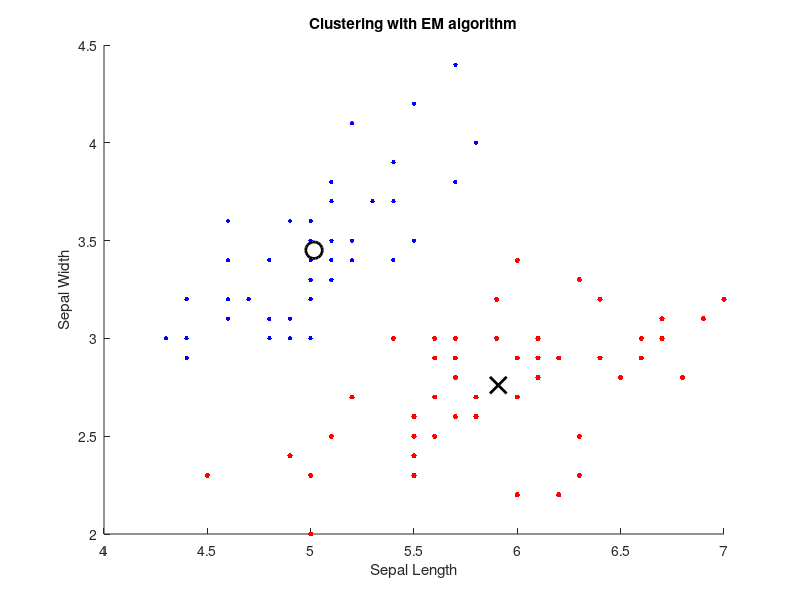

This chart was generated by the following MATLAB code:
%%%%%%%%%%%%%%%%%%%%%%%%%%%%%%%%%%%%%%%%%%%%%%%%%%%%%%%%%%%%%%%%%%%%%%%%%%%%%%%
% Lauren Howard - W1287305
% COEN 240 - Coding Assignment 6
% em.m

% This script performs EM clustering on simple_iris_dataset.dat
%%%%%%%%%%%%%%%%%%%%%%%%%%%%%%%%%%%%%%%%%%%%%%%%%%%%%%%%%%%%%%%%%%%%%%%%%%%%%%%

clear all; close all;

% X is the dataset size 100x2
%   Column 1: sepal length
%   Column 2: sepal width
X = dlmread('simple_iris_dataset.dat');  % Size=100x2
N = length(X);  % N=100

% Initialization - take 2 random samples from data set
u1 = X(randi([1,N]),:);
u2 = X(randi([1,N]),:);

cov1 = cov(X);
cov2 = cov(X);

prior1 = 0.5;
prior2 = 0.5;

M1 = repmat(u1, N, 1);
M2 = repmat(u2, N, 1);

XM1 = X-M1;
XM2 = X-M2;

% W1 and W2 are vectors that eventually should contain each data point's
% membership grade relative to Gaussian 1 and Gaussian 2
%%%%%%%%%%%%%%%%%%%%%%%%%%%%%%%%%%%%%%%%%%%%%%%%%%%%%%%%%%%%%%%%%%%%%%%%%%%
% You can define some error measure smaller than some epsilon to stop
% the iteration.  But for now just run for 250 iterations
for itr = 1:250
  % E-STEP
  likelihood1 = sum(-0.5 * XM1 * inv(cov1) .* XM1, 2);
  likelihood2 = sum(-0.5 * XM2 * inv(cov2) .* XM2, 2);

  posterior1 = likelihood1 * prior1;
  posterior2 = likelihood2 * prior2;

  normalization = posterior1 + posterior2;

  W1 = posterior1 ./ normalization;
  W2 = posterior2 ./ normalization;

  % M-STEP
  u1 = sum([W1 W1] .* X) / sum(W1);
  u2 = sum([W2 W2] .* X) / sum(W2);

  M1 = repmat(u1, N, 1);
  M2 = repmat(u2, N, 1);

  XM1 = X-M1;
  XM2 = X-M2;

  cov1 = (([W1 W1] .* XM1).' * XM1) / sum(W1);
  cov2 = (([W2 W2] .* XM2).' * XM2) / sum(W2);
end

%%%%%%%%%%%%%%%%%%%%%%%%%%%%%%%%%%%%%%%%%%%%%%%%%%%%%%%%%%%%%%%%%%
figure; hold on;

title('Clustering with EM algorithm');
xlabel('Sepal Length');
ylabel('Sepal Width');

% Hard clustering assignment – W1, W2 (100x1)

idx_c1 = find(W1 > W2);
idx_c2 = find(W1 <= W2);

ctr1 = mean(X(W1>W2,:));
ctr2 = mean(X(W1<=W2,:));

% idx_c1 is a vector containing the indices of the points in X
% that belong to cluster 1 (Mx1)
% idx_c2 is a vector containing the indices of the points in X
% that belong to cluster 2 (N-M x 1)
% Plot clustered data with two different colors
plot(X(idx_c1,1),X(idx_c1,2),'r.','MarkerSize',12)
plot(X(idx_c2,1),X(idx_c2,2),'b.','MarkerSize',10)

% Plot centroid of each cluster – ctr1, ctr2  (1x2)
plot(ctr1(:,1),ctr1(:,2), 'kx', 'MarkerSize',12,'LineWidth',2);
plot(ctr2(:,1),ctr2(:,2), 'ko', 'MarkerSize',12,'LineWidth',2);
